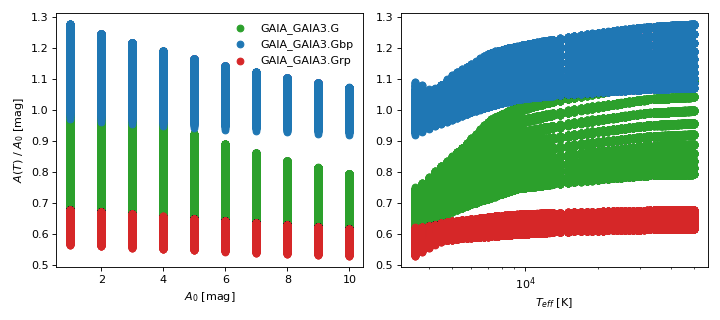

The Python source for this figure:
import pylab as plt
import pandas as pd
import numpy as np

r = pd.read_csv('./models/precomputed/kurucs_gaiaedr3_small_a0_grid.csv')
r['kx'] = np.where(r['A0'] > 0, r['Ax'] / r['A0'], float('NaN'))

plt.figure(figsize=(9, 4))
ax1 = plt.subplot(121)
ax2 = plt.subplot(122, sharey=ax1)
colors = {'Gbp': 'C0', 'G': 'C2', 'Grp': 'C3'}
for key, grp in r.groupby('passband'):
   color = colors[key.split('.')[-1]]
   ax1.scatter(grp['A0'], grp['kx'], label=key, rasterized=True, color=color)
   ax2.scatter(grp['teff'], grp['kx'], label=key, rasterized=True, color=color)
ax1.legend(loc='best', frameon=False)
ax1.set_ylabel(r'$A(T)\ /\ A_0$ [mag]')
ax1.set_xlabel(r'$A_0$ [mag]')
ax2.set_xlabel(r'$T_{eff}$ [K]')
ax2.set_xscale('log')
plt.tight_layout()
plt.show()
